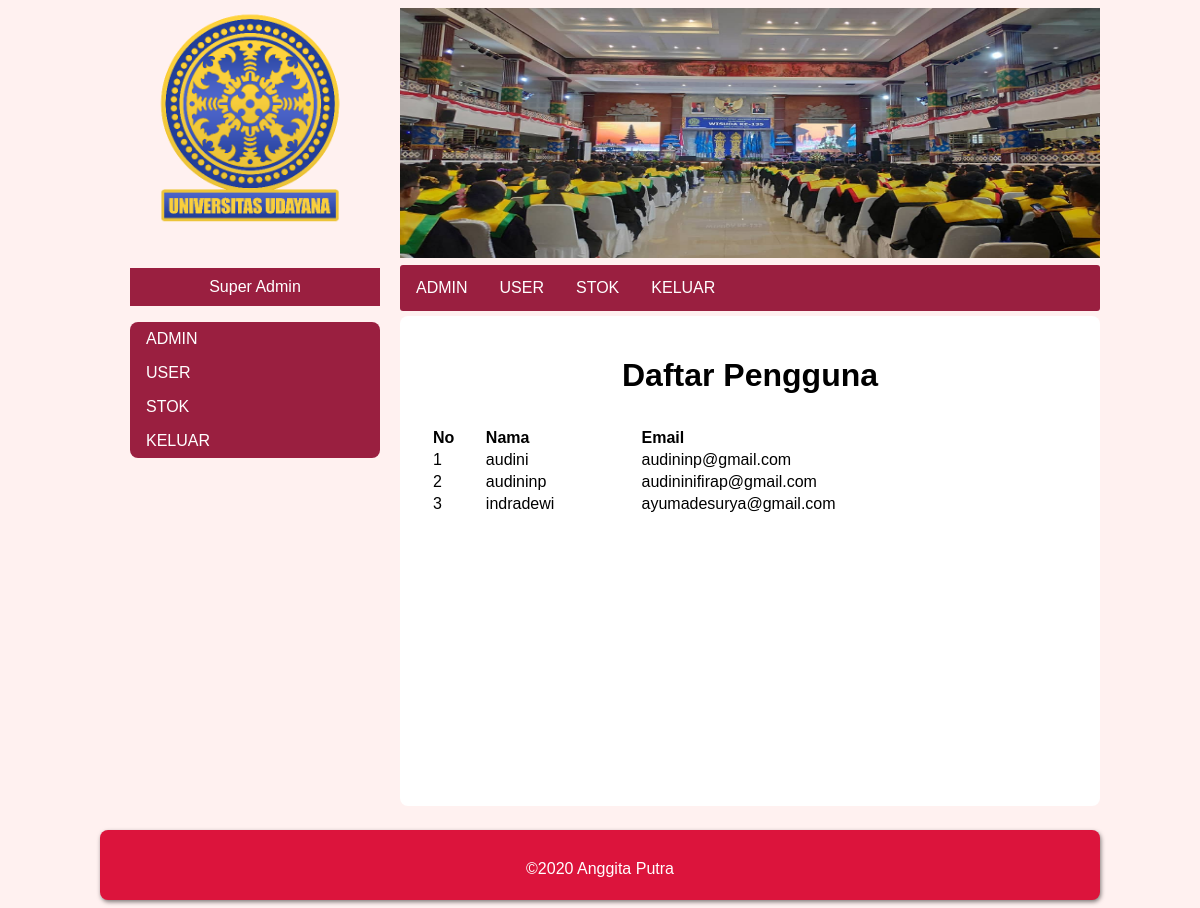
The page /user.php (signed in) on the database its author committed.
### tables this page shows
CREATE TABLE `user` (
  `id_user` int(11) NOT NULL,
  `user_name` varchar(100) NOT NULL,
  `email` varchar(255) NOT NULL,
  `password` varchar(256) NOT NULL,
  `role` enum('suadmin','user','admin','nonaktif') NOT NULL
);

### db-con.php (called while the page is built, shortened)
<?php
class database{
	var $host = "localhost:3306";
	var $username = "root";
	var $password = "";
	var $database = "final_praktikum";
	function __construct(){
		$this->koneksi = mysqli_connect($this->host, $this->username, $this->password,$this->database);
	}
}
?>

### user.php (the view, shortened to what this page needs)
<!DOCTYPE html>
<html lang="en">
<head>
    <?php include "style.php"; ?>
    <link rel="stylesheet" href="css/kontak.css">
</head>
<?php
$query = "SELECT * FROM user WHERE role='user';"
?>
<body>
    <div id="main-content">
        <?php include 'header-sidebar.php';?>
        <div id="isi">
                <h1 style="text-align: center;">Daftar Pengguna</h1>
                <table style="text-align: left;padding:10px;width:100%;">
                    <tr>
                        <th>No</th>
                        <th>Nama</th>
                        <th>Email</th>
                    </tr>
                    <?php
                    $count = 1;
                    include_once("db-con.php");
                    $database = new database();
                    $result = mysqli_query($database->koneksi,$query);
                    while($pj = mysqli_fetch_assoc($result)){
                        echo "<tr>
                                <td>$count</td>
                                <td>".$pj['user_name']."</td>
                                <td>".$pj['email']."</td>
                            </tr>";
                            $count++;
                    }
                    ?>
                </table>
        </div>
        <div id="footer">
            <p>©2020 Anggita Putra</p>
        </div>
    </div>
</body>
</html>

### css/admin.css (style rules this page uses)
body { background-color: #fff1f0; }
#footer { width: auto; height: 70px; background-color: #DC143C; border-radius: 8px; box-shadow: 1px 2px 4px rgba(0, 0, 0, .5); }
#footer p { color:white; padding: 30px ; text-align: center; }

### css/kontak.css (style rules this page uses)
* { font-family: sans-serif; }
#main-content { margin: 0 auto; width: 1000px; height: auto; }
#isi { margin-top: 8px; margin-bottom: 8px; padding: 20px; width: 660px; height: 450px; float: right; background: white; border-radius: 8px; }

### rows shown on the page
user: user_name "audini", email "audininp@gmail.com"
user: user_name "audininp", email "audininifirap@gmail.com"
user: user_name "indradewi", email "ayumadesurya@gmail.com"
